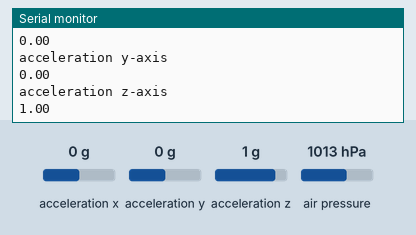
The sketch below on a simulated Arduino Nano 33 BLE. Shown: the last lines printed to the serial monitor. The test bench sets the inputs (shaded band); at power-on: acceleration x 0 g, acceleration y 0 g, acceleration z 1 g, air pressure 1013 hPa. Storage starts empty.

Above: at 1.2 s.
1.3 s: acceleration x set to -1.4 g
2.8 s: acceleration y set to -0.8 g
At 3.8 s:
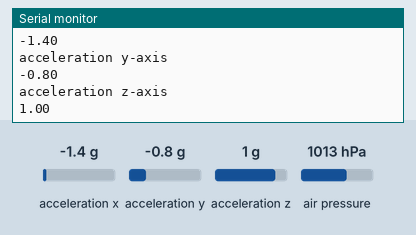
4.3 s: acceleration z set to 0.8 g
At 5.6 s:
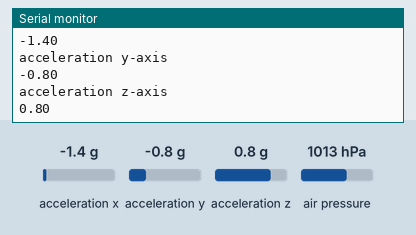
5.8 s: air pressure set to 952 hPa
Timing chart, 0 to 8.3 s (numbered marks = the images above; inputs shaded):
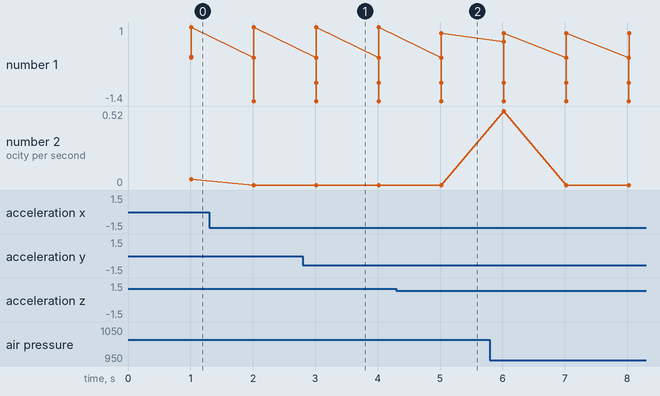

The sketch:

sketch_may16a.ino
```cpp
#include <SD.h>
#include <Arduino_LPS22HB.h>
#include "Arduino_BMI270_BMM150.h"
#include <SPI.h>

//#include <Arduino_LSM9DS1.h>


File myFile;

void setup() {
  Serial.begin(9600);
  while (!Serial);
  Serial.println("Started");

  if (!BARO.begin()) {
    Serial.println("Pressure Sensor Broken");
    while(1);
  }

  if (!IMU.begin()) {
    Serial.println("Failed to initialize IMU!");
    while (1);
  }


  Serial.print("Initializing SD card...");
  if(!SD.begin(10)){
    Serial.println("initialization failed");
    while(1);
  }
  Serial.println("initialization done.");

  myFile=SD.open("hiletsgo.txt", FILE_WRITE);
  if(myFile){
    Serial.print("Writing to the test.txt successfully");
    myFile.println("hello world");
    myFile.close();
    Serial.println("done");
  }
  else{
    Serial.println("error opening test.txt");
  }


}

unsigned long previousTime = 0;
unsigned long currentTime = 0;
float previousAltitude = 0;
float currentAltitude = 0;
float velocity = 0;
float altitudeDiff = 0;
unsigned long previousprintTime = 0;

void loop() {
  currentTime = millis();
  float x, y, z;
  //dataFile = SD.open("sensor.txt", FILE_WRITE);
  float current_press = BARO.readPressure();
  // Serial.println(current_press);
  float approx_alt1 = (44330 * (1 - pow(current_press / 101.325, 1 / 5.255))) + 38;
  // Serial.println(approx_alt1);
  // if (dataFile) {
  //Serial.println("approx_alt:");
  //Serial.println(approx_alt1);
  if (IMU.accelerationAvailable()) {
    IMU.readAcceleration(x, y, z);
    //Serial.println(F(timestamp));
    // dataFile.close();
  }
  currentAltitude = approx_alt1;
  if (currentTime - previousTime >= 1000) {
    altitudeDiff = currentAltitude - previousAltitude;
    velocity = altitudeDiff / (currentTime - previousTime);
    Serial.println(velocity);
    previousAltitude = currentAltitude;
    previousTime = currentTime;
  }
  if (currentTime - previousprintTime >= 1000) {
    Serial.print("Velocity per second = ");
    Serial.println(velocity);
    Serial.println("acceleration x-axis");
    Serial.println(x);
    Serial.println("acceleration y-axis");
    Serial.println(y);
    Serial.println("acceleration z-axis");
    Serial.println(z);
    previousprintTime = currentTime; // Reset the print timer
  }

  myFile=SD.open("hiletsgo.txt", FILE_WRITE);
  if(myFile){
    myFile.println("Time:");
    myFile.println(currentTime);
    myFile.println("Pressure:");
    myFile.println(current_press);
    myFile.println("approx_alt1");
    myFile.println(approx_alt1);
    myFile.print("Velocity per second = ");
    myFile.println(velocity);
    myFile.println("acceleration x-axis");
    myFile.println(x);
    myFile.println("acceleration y-axis");
    myFile.println(y);
    myFile.println("acceleration z-axis");
    myFile.println(z);
    myFile.close();
  }
  else{
    Serial.println("error opening test.txt");
  }

}
```

Measured:
- after the input at 2.8 s, the serial monitor: prints a new line after 0.22 s (image 1)
- after the input at 4.3 s, the serial monitor: prints a new line after 0.72 s (image 2)
- plotted number 1: 1 → 0.8 after the input at 4.3 s
